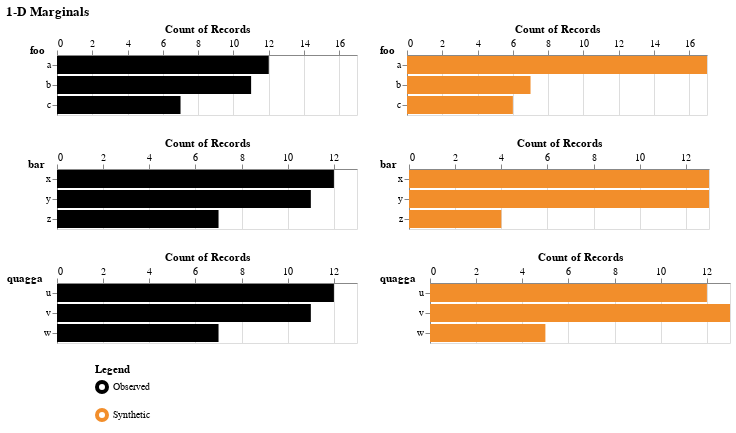

The notebook cell this image was saved under:
### Code cell
plot_marginal_1d(observed_df, synthetic_df, columns=["foo", "bar", "quagga"])

### Figure 1 — Vega specification as saved in the notebook (floating-point values rounded to 4 significant figures)
{"$schema": "https://vega.github.io/schema/vega/v5.json", "data": [{"name": "source_6", "values": [{"category": "Observed"}, {"category": "Synthetic"}]}, {"name": "source_0", "values": [{"__count": 11, "foo": "b"}, {"__count": 12, "foo": "a"}, {"__count": 7, "foo": "c"}]}, {"name": "source_1", "values": [{"__count": 7, "foo": "b"}, {"__count": 17, "foo": "a"}, {"__count": 6, "foo": "c"}]}, {"name": "source_2", "values": [{"__count": 11, "bar": "y"}, {"__count": 12, "bar": "x"}, {"__count": 7, "bar": "z"}]}, {"name": "source_3", "values": [{"__count": 13, "bar": "y"}, {"__count": 13, "bar": "x"}, {"__count": 4, "bar": "z"}]}, {"name": "source_4", "values": [{"__count": 11, "quagga": "v"}, {"__count": 12, "quagga": "u"}, {"__count": 7, "quagga": "w"}]}, {"name": "source_5", "values": [{"__count": 5, "quagga": "w"}, {"__count": 13, "quagga": "v"}, {"__count": 12, "quagga": "u"}]}, {"name": "source_0_concat_0_concat_0_y_domain_foo", "values": [{"foo": "b"}, {"foo": "a"}, {"foo": "c"}]}, {"name": "source_1_concat_0_concat_1_y_domain_foo", "values": [{"foo": "b"}, {"foo": "a"}, {"foo": "c"}]}, {"name": "source_2_concat_1_concat_0_y_domain_bar", "values": [{"bar": "y"}, {"bar": "x"}, {"bar": "z"}]}, {"name": "source_3_concat_1_concat_1_y_domain_bar", "values": [{"bar": "y"}, {"bar": "x"}, {"bar": "z"}]}, {"name": "source_4_concat_2_concat_0_y_domain_quagga", "values": [{"quagga": "v"}, {"quagga": "u"}, {"quagga": "w"}]}, {"name": "source_5_concat_2_concat_1_y_domain_quagga", "values": [{"quagga": "w"}, {"quagga": "v"}, {"quagga": "u"}]}], "signals": [{"name": "concat_0_childWidth", "value": 300}, {"name": "concat_0_concat_0_y_step", "value": 20}, {"name": "concat_0_concat_0_height", "update": "bandspace(domain('concat_0_concat_0_y').length, 0.1, 0.05) * concat_0_concat_0_y_step"}, {"name": "concat_0_concat_1_y_step", "value": 20}, {"name": "concat_0_concat_1_height", "update": "bandspace(domain('concat_0_concat_1_y').length, 0.1, 0.05) * concat_0_concat_1_y_step"}, {"name": "concat_1_childWidth", "value": 300}, {"name": "concat_1_concat_0_y_step", "value": 20}, {"name": "concat_1_concat_0_height", "update": "bandspace(domain('concat_1_concat_0_y').length, 0.1, 0.05) * concat_1_concat_0_y_step"}, {"name": "concat_1_concat_1_y_step", "value": 20}, {"name": "concat_1_concat_1_height", "update": "bandspace(domain('concat_1_concat_1_y').length, 0.1, 0.05) * concat_1_concat_1_y_step"}, {"name": "concat_2_childWidth", "value": 300}, {"name": "concat_2_concat_0_y_step", "value": 20}, {"name": "concat_2_concat_0_height", "update": "bandspace(domain('concat_2_concat_0_y').length, 0.1, 0.05) * concat_2_concat_0_y_step"}, {"name": "concat_2_concat_1_y_step", "value": 20}, {"name": "concat_2_concat_1_height", "update": "bandspace(domain('concat_2_concat_1_y').length, 0.1, 0.05) * concat_2_concat_1_y_step"}, {"name": "concat_3_width", "value": 20}, {"name": "concat_3_height", "value": 20}], "marks": [{"type": "group", "name": "concat_0_group", "marks": [{"type": "group", "name": "concat_0_concat_0_group", "encode": {"update": {"width": {"signal": "concat_0_childWidth"}, "height": {"signal": "concat_0_concat_0_height"}}}, "marks": [{"type": "rect", "name": "concat_0_concat_0_marks", "from": {"data": "source_0"}, "encode": {"update": {"height": {"signal": "max(0.25, bandwidth('concat_0_concat_0_y'))"}, "fill": {"value": "#000000"}, "x": {"field": "__count", "scale": "concat_0_concat_0_x"}, "x2": {"value": 0, "scale": "concat_0_concat_0_x"}, "y": {"field": "foo", "scale": "concat_0_concat_0_y"}}}, "style": ["bar"]}], "axes": [{"scale": "concat_0_concat_0_x", "ticks": false, "minExtent": 0, "labels": false, "aria": false, "grid": true, "domain": false, "maxExtent": 0, "gridScale": "concat_0_concat_0_y", "orient": "top", "tickCount": {"signal": "ceil(concat_0_childWidth/40)"}, "zindex": 0}, {"scale": "concat_0_concat_0_x", "grid": false, "labelFlush": true, "title": "Count of Records", "labelOverlap": true, "tickCount": {"signal": "ceil(concat_0_childWidth/40)"}, "zindex": 0, "orient": "top"}, {"scale": "concat_0_concat_0_y", "title": "foo", "titleAngle": 0, "orient": "left", "titleAnchor": "start", "grid": false, "titleAlign": "right", "zindex": 0, "titlePadding": 1}], "style": "cell"}, {"type": "group", "name": "concat_0_concat_1_group", "encode": {"update": {"height": {"signal": "concat_0_concat_1_height"}, "width": {"signal": "concat_0_childWidth"}}}, "marks": [{"type": "rect", "name": "concat_0_concat_1_marks", "from": {"data": "source_1"}, "encode": {"update": {"fill": {"value": "#f28e2b"}, "x": {"field": "__count", "scale": "concat_0_concat_1_x"}, "x2": {"value": 0, "scale": "concat_0_concat_1_x"}, "y": {"field": "foo", "scale": "concat_0_concat_1_y"}, "height": {"signal": "max(0.25, bandwidth('concat_0_concat_1_y'))"}}}, "style": ["bar"]}], "axes": [{"scale": "concat_0_concat_1_x", "labels": false, "ticks": false, "tickCount": {"signal": "ceil(concat_0_childWidth/40)"}, "gridScale": "concat_0_concat_1_y", "orient": "top", "domain": false, "maxExtent": 0, "zindex": 0, "aria": false, "minExtent": 0, "grid": true}, {"scale": "concat_0_concat_1_x", "zindex": 0, "tickCount": {"signal": "ceil(concat_0_childWidth/40)"}, "title": "Count of Records", "grid": false, "orient": "top", "labelFlush": true, "labelOverlap": true}, {"scale": "concat_0_concat_1_y", "orient": "left", "zindex": 0, "titleAngle": 0, "titlePadding": 1, "grid": false, "titleAnchor": "start", "titleAlign": "right", "title": "foo"}], "style": "cell"}], "layout": {"padding": 20, "bounds": "full", "align": "each"}}, {"type": "group", "name": "concat_1_group", "marks": [{"type": "group", "name": "concat_1_concat_0_group", "encode": {"update": {"width": {"signal": "concat_1_childWidth"}, "height": {"signal": "concat_1_concat_0_height"}}}, "marks": [{"type": "rect", "name": "concat_1_concat_0_marks", "from": {"data": "source_2"}, "encode": {"update": {"x2": {"value": 0, "scale": "concat_1_concat_0_x"}, "y": {"field": "bar", "scale": "concat_1_concat_0_y"}, "height": {"signal": "max(0.25, bandwidth('concat_1_concat_0_y'))"}, "fill": {"value": "#000000"}, "x": {"field": "__count", "scale": "concat_1_concat_0_x"}}}, "style": ["bar"]}], "axes": [{"scale": "concat_1_concat_0_x", "grid": true, "tickCount": {"signal": "ceil(concat_1_childWidth/40)"}, "ticks": false, "domain": false, "minExtent": 0, "orient": "top", "aria": false, "maxExtent": 0, "zindex": 0, "gridScale": "concat_1_concat_0_y", "labels": false}, {"scale": "concat_1_concat_0_x", "labelOverlap": true, "tickCount": {"signal": "ceil(concat_1_childWidth/40)"}, "zindex": 0, "grid": false, "orient": "top", "title": "Count of Records", "labelFlush": true}, {"scale": "concat_1_concat_0_y", "orient": "left", "title": "bar", "titlePadding": 1, "titleAlign": "right", "titleAngle": 0, "zindex": 0, "titleAnchor": "start", "grid": false}], "style": "cell"}, {"type": "group", "name": "concat_1_concat_1_group", "encode": {"update": {"height": {"signal": "concat_1_concat_1_height"}, "width": {"signal": "concat_1_childWidth"}}}, "marks": [{"type": "rect", "name": "concat_1_concat_1_marks", "from": {"data": "source_3"}, "encode": {"update": {"fill": {"value": "#f28e2b"}, "y": {"field": "bar", "scale": "concat_1_concat_1_y"}, "height": {"signal": "max(0.25, bandwidth('concat_1_concat_1_y'))"}, "x": {"field": "__count", "scale": "concat_1_concat_1_x"}, "x2": {"value": 0, "scale": "concat_1_concat_1_x"}}}, "style": ["bar"]}], "axes": [{"scale": "concat_1_concat_1_x", "grid": true, "tickCount": {"signal": "ceil(concat_1_childWidth/40)"}, "domain": false, "ticks": false, "orient": "top", "aria": false, "maxExtent": 0, "minExtent": 0, "zindex": 0, "gridScale": "concat_1_concat_1_y", "labels": false}, {"scale": "concat_1_concat_1_x", "labelFlush": true, "zindex": 0, "orient": "top", "grid": false, "tickCount": {"signal": "ceil(concat_1_childWidth/40)"}, "labelOverlap": true, "title": "Count of Records"}, {"scale": "concat_1_concat_1_y", "titlePadding": 1, "title": "bar", "titleAlign": "right", "titleAnchor": "start", "orient": "left", "grid": false, "titleAngle": 0, "zindex": 0}], "style": "cell"}], "layout": {"padding": 20, "bounds": "full", "align": "each"}}, {"type": "group", "name": "concat_2_group", "marks": [{"type": "group", "name": "concat_2_concat_0_group", "encode": {"update": {"width": {"signal": "concat_2_childWidth"}, "height": {"signal": "concat_2_concat_0_height"}}}, "marks": [{"type": "rect", "name": "concat_2_concat_0_marks", "from": {"data": "source_4"}, "encode": {"update": {"fill": {"value": "#000000"}, "y": {"field": "quagga", "scale": "concat_2_concat_0_y"}, "x": {"field": "__count", "scale": "concat_2_concat_0_x"}, "x2": {"value": 0, "scale": "concat_2_concat_0_x"}, "height": {"signal": "max(0.25, bandwidth('concat_2_concat_0_y'))"}}}, "style": ["bar"]}], "axes": [{"scale": "concat_2_concat_0_x", "aria": false, "tickCount": {"signal": "ceil(concat_2_childWidth/40)"}, "gridScale": "concat_2_concat_0_y", "domain": false, "ticks": false, "grid": true, "labels": false, "zindex": 0, "maxExtent": 0, "orient": "top", "minExtent": 0}, {"scale": "concat_2_concat_0_x", "orient": "top", "grid": false, "tickCount": {"signal": "ceil(concat_2_childWidth/40)"}, "title": "Count of Records", "labelFlush": true, "zindex": 0, "labelOverlap": true}, {"scale": "concat_2_concat_0_y", "orient": "left", "zindex": 0, "titleAnchor": "start", "title": "quagga", "titleAlign": "right", "grid": false, "titleAngle": 0, "titlePadding": 1}], "style": "cell"}, {"type": "group", "name": "concat_2_concat_1_group", "encode": {"update": {"width": {"signal": "concat_2_childWidth"}, "height": {"signal": "concat_2_concat_1_height"}}}, "marks": [{"type": "rect", "name": "concat_2_concat_1_marks", "from": {"data": "source_5"}, "encode": {"update": {"x2": {"value": 0, "scale": "concat_2_concat_1_x"}, "height": {"signal": "max(0.25, bandwidth('concat_2_concat_1_y'))"}, "y": {"field": "quagga", "scale": "concat_2_concat_1_y"}, "fill": {"value": "#f28e2b"}, "x": {"field": "__count", "scale": "concat_2_concat_1_x"}}}, "style": ["bar"]}], "axes": [{"scale": "concat_2_concat_1_x", "gridScale": "concat_2_concat_1_y", "domain": false, "labels": false, "ticks": false, "aria": false, "orient": "top", "zindex": 0, "minExtent": 0, "grid": true, "maxExtent": 0, "tickCount": {"signal": "ceil(concat_2_childWidth/40)"}}, {"scale": "concat_2_concat_1_x", "labelOverlap": true, "grid": false, "title": "Count of Records", "orient": "top", "labelFlush": true, "tickCount": {"signal": "ceil(concat_2_childWidth/40)"}, "zindex": 0}, {"scale": "concat_2_concat_1_y", "titleAnchor": "start", "orient": "left", "grid": false, "titlePadding": 1, "titleAngle": 0, "titleAlign": "right", "zindex": 0, "title": "quagga"}], "style": "cell"}], "layout": {"padding": 20, "bounds": "full", "align": "each"}}, {"type": "group", "name": "concat_3_group", "encode": {"update": {"width": {"signal": "concat_3_width"}, "height": {"signal": "concat_3_height"}}}, "marks": [{"type": "symbol", "name": "concat_3_marks", "from": {"data": "source_6"}, "encode": {"update": {"opacity": {"value": 0}, "y": {"signal": "concat_3_height", "mult": 0.5}, "stroke": {"field": "category", "scale": "concat_3_color"}, "x": {"signal": "concat_3_width", "mult": 0.5}, "size": {"value": 0}, "fill": {"value": "transparent"}}}, "style": ["point"]}], "style": "view", "legends": [{"symbolStrokeWidth": 4, "title": "Legend", "stroke": "concat_3_color", "symbolType": "circle", "encode": {"symbols": {"update": {"fill": {"value": "transparent"}}}}}]}], "scales": [{"name": "concat_0_concat_0_x", "type": "linear", "domain": [0, 17], "range": [0, {"signal": "concat_0_childWidth"}], "zero": true}, {"name": "concat_0_concat_0_y", "type": "band", "domain": {"data": "source_0_concat_0_concat_0_y_domain_foo", "field": "foo", "sort": true}, "range": {"step": {"signal": "concat_0_concat_0_y_step"}}, "paddingOuter": 0.05, "paddingInner": 0.1}, {"name": "concat_0_concat_1_x", "type": "linear", "domain": [0, 17], "range": [0, {"signal": "concat_0_childWidth"}], "zero": true}, {"name": "concat_0_concat_1_y", "type": "band", "domain": {"data": "source_1_concat_0_concat_1_y_domain_foo", "field": "foo", "sort": true}, "range": {"step": {"signal": "concat_0_concat_1_y_step"}}, "paddingInner": 0.1, "paddingOuter": 0.05}, {"name": "concat_1_concat_0_x", "type": "linear", "domain": [0, 13], "range": [0, {"signal": "concat_1_childWidth"}], "zero": true}, {"name": "concat_1_concat_0_y", "type": "band", "domain": {"data": "source_2_concat_1_concat_0_y_domain_bar", "field": "bar", "sort": true}, "range": {"step": {"signal": "concat_1_concat_0_y_step"}}, "paddingInner": 0.1, "paddingOuter": 0.05}, {"name": "concat_1_concat_1_x", "type": "linear", "domain": [0, 13], "range": [0, {"signal": "concat_1_childWidth"}], "zero": true}, {"name": "concat_1_concat_1_y", "type": "band", "domain": {"data": "source_3_concat_1_concat_1_y_domain_bar", "field": "bar", "sort": true}, "range": {"step": {"signal": "concat_1_concat_1_y_step"}}, "paddingInner": 0.1, "paddingOuter": 0.05}, {"name": "concat_2_concat_0_x", "type": "linear", "domain": [0, 13], "range": [0, {"signal": "concat_2_childWidth"}], "zero": true}, {"name": "concat_2_concat_0_y", "type": "band", "domain": {"data": "source_4_concat_2_concat_0_y_domain_quagga", "field": "quagga", "sort": true}, "range": {"step": {"signal": "concat_2_concat_0_y_step"}}, "paddingInner": 0.1, "paddingOuter": 0.05}, {"name": "concat_2_concat_1_x", "type": "linear", "domain": [0, 13], "range": [0, {"signal": "concat_2_childWidth"}], "zero": true}, {"name": "concat_2_concat_1_y", "type": "band", "domain": {"data": "source_5_concat_2_concat_1_y_domain_quagga", "field": "quagga", "sort": true}, "range": {"step": {"signal": "concat_2_concat_1_y_step"}}, "paddingInner": 0.1, "paddingOuter": 0.05}, {"name": "concat_3_color", "type": "ordinal", "domain": ["Observed", "Synthetic"], "range": ["#000000", "#f28e2b"]}], "title": {"text": "1-D Marginals", "anchor": "start"}, "padding": 5, "layout": {"padding": 20, "columns": 1, "bounds": "full", "align": "each"}, "background": "white"}
